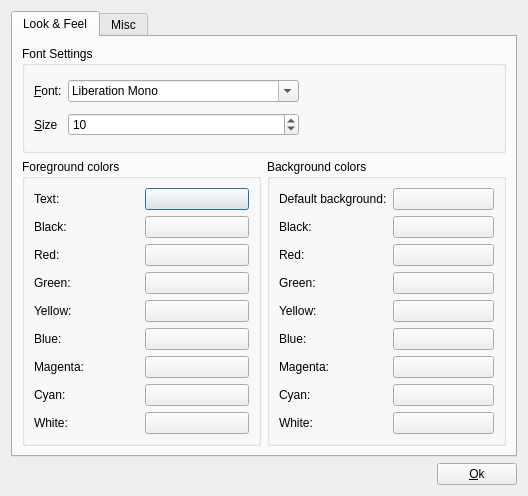
<ui version="4.0" >
 <class>UserPreferences</class>
 <widget class="QDialog" name="UserPreferences" >
  <property name="geometry" >
   <rect>
    <x>0</x>
    <y>0</y>
    <width>528</width>
    <height>496</height>
   </rect>
  </property>
  <property name="windowTitle" >
   <string>Edit Preferences</string>
  </property>
  <property name="windowIcon" >
   <iconset resource="../icons.qrc" >:/icons/icon.svg</iconset>
  </property>
  <layout class="QVBoxLayout" >
   <item>
    <widget class="QTabWidget" name="tabWidget" >
     <property name="currentIndex" >
      <number>0</number>
     </property>
     <widget class="QWidget" name="appearance" >
      <attribute name="title" >
       <string>Look &amp;&amp; Feel</string>
      </attribute>
      <layout class="QVBoxLayout" >
       <item>
        <widget class="QGroupBox" name="groupBox_2" >
         <property name="title" >
          <string>Font Settings</string>
         </property>
         <layout class="QHBoxLayout" >
          <item>
           <layout class="QGridLayout" >
            <item row="0" column="0" >
             <widget class="QLabel" name="label" >
              <property name="text" >
               <string>&amp;Font:</string>
              </property>
              <property name="buddy" >
               <cstring>m_fontComboBox</cstring>
              </property>
             </widget>
            </item>
            <item row="0" column="1" >
             <widget class="QFontComboBox" name="m_fontComboBox" >
              <property name="currentFont" >
               <font>
                <family>Courier New</family>
               </font>
              </property>
             </widget>
            </item>
            <item row="1" column="0" >
             <widget class="QLabel" name="label_3" >
              <property name="text" >
               <string>&amp;Size</string>
              </property>
              <property name="buddy" >
               <cstring>m_fontSize</cstring>
              </property>
             </widget>
            </item>
            <item row="1" column="1" >
             <widget class="QSpinBox" name="m_fontSize" >
              <property name="minimum" >
               <number>4</number>
              </property>
              <property name="maximum" >
               <number>22</number>
              </property>
              <property name="value" >
               <number>10</number>
              </property>
             </widget>
            </item>
           </layout>
          </item>
          <item>
           <spacer>
            <property name="orientation" >
             <enum>Qt::Horizontal</enum>
            </property>
            <property name="sizeHint" >
             <size>
              <width>40</width>
              <height>20</height>
             </size>
            </property>
           </spacer>
          </item>
         </layout>
        </widget>
       </item>
       <item>
        <layout class="QHBoxLayout" >
         <item>
          <widget class="QGroupBox" name="mp_foregroundGrpBox" >
           <property name="title" >
            <string>Foreground colors</string>
           </property>
           <layout class="QGridLayout" >
            <item row="0" column="0" >
             <widget class="QLabel" name="label_4" >
              <property name="text" >
               <string>Text:</string>
              </property>
             </widget>
            </item>
            <item row="0" column="1" >
             <widget class="ColorButton" name="mp_color0_39Btn" >
              <property name="toolTip" >
               <string>Click to select a different color</string>
              </property>
              <property name="text" >
               <string/>
              </property>
             </widget>
            </item>
            <item row="1" column="0" >
             <widget class="QLabel" name="label_13" >
              <property name="text" >
               <string>Black:</string>
              </property>
             </widget>
            </item>
            <item row="1" column="1" >
             <widget class="ColorButton" name="mp_color30Btn" >
              <property name="toolTip" >
               <string>Click to select a different color</string>
              </property>
              <property name="text" >
               <string/>
              </property>
             </widget>
            </item>
            <item row="2" column="0" >
             <widget class="QLabel" name="label_5" >
              <property name="text" >
               <string>Red:</string>
              </property>
             </widget>
            </item>
            <item row="2" column="1" >
             <widget class="ColorButton" name="mp_color31Btn" >
              <property name="toolTip" >
               <string>Click to select a different color</string>
              </property>
              <property name="text" >
               <string/>
              </property>
             </widget>
            </item>
            <item row="3" column="0" >
             <widget class="QLabel" name="label_8" >
              <property name="text" >
               <string>Green:</string>
              </property>
             </widget>
            </item>
            <item row="3" column="1" >
             <widget class="ColorButton" name="mp_color32Btn" >
              <property name="toolTip" >
               <string>Click to select a different color</string>
              </property>
              <property name="text" >
               <string/>
              </property>
             </widget>
            </item>
            <item row="4" column="0" >
             <widget class="QLabel" name="label_2" >
              <property name="text" >
               <string>Yellow:</string>
              </property>
             </widget>
            </item>
            <item row="4" column="1" >
             <widget class="ColorButton" name="mp_color33Btn" >
              <property name="toolTip" >
               <string>Click to select a different color</string>
              </property>
              <property name="text" >
               <string/>
              </property>
             </widget>
            </item>
            <item row="5" column="0" >
             <widget class="QLabel" name="label_9" >
              <property name="text" >
               <string>Blue:</string>
              </property>
             </widget>
            </item>
            <item row="5" column="1" >
             <widget class="ColorButton" name="mp_color34Btn" >
              <property name="toolTip" >
               <string>Click to select a different color</string>
              </property>
              <property name="text" >
               <string/>
              </property>
             </widget>
            </item>
            <item row="6" column="0" >
             <widget class="QLabel" name="label_10" >
              <property name="text" >
               <string>Magenta:</string>
              </property>
             </widget>
            </item>
            <item row="6" column="1" >
             <widget class="ColorButton" name="mp_color35Btn" >
              <property name="toolTip" >
               <string>Click to select a different color</string>
              </property>
              <property name="text" >
               <string/>
              </property>
             </widget>
            </item>
            <item row="7" column="0" >
             <widget class="QLabel" name="label_11" >
              <property name="text" >
               <string>Cyan:</string>
              </property>
             </widget>
            </item>
            <item row="7" column="1" >
             <widget class="ColorButton" name="mp_color36Btn" >
              <property name="toolTip" >
               <string>Click to select a different color</string>
              </property>
              <property name="text" >
               <string/>
              </property>
             </widget>
            </item>
            <item row="8" column="0" >
             <widget class="QLabel" name="label_12" >
              <property name="text" >
               <string>White:</string>
              </property>
             </widget>
            </item>
            <item row="8" column="1" >
             <widget class="ColorButton" name="mp_color37Btn" >
              <property name="toolTip" >
               <string>Click to select a different color</string>
              </property>
              <property name="text" >
               <string/>
              </property>
             </widget>
            </item>
           </layout>
          </widget>
         </item>
         <item>
          <widget class="QGroupBox" name="mp_backgroundGrpBox" >
           <property name="title" >
            <string>Background colors</string>
           </property>
           <layout class="QGridLayout" >
            <item row="0" column="0" >
             <widget class="QLabel" name="label_6" >
              <property name="text" >
               <string>Default background:</string>
              </property>
             </widget>
            </item>
            <item row="0" column="1" >
             <widget class="ColorButton" name="mp_color0_49Btn" >
              <property name="toolTip" >
               <string>Click to select a different color</string>
              </property>
              <property name="text" >
               <string/>
              </property>
             </widget>
            </item>
            <item row="1" column="0" >
             <widget class="QLabel" name="label_19" >
              <property name="text" >
               <string>Black:</string>
              </property>
             </widget>
            </item>
            <item row="1" column="1" >
             <widget class="ColorButton" name="mp_color40Btn" >
              <property name="toolTip" >
               <string>Click to select a different color</string>
              </property>
              <property name="text" >
               <string/>
              </property>
             </widget>
            </item>
            <item row="2" column="0" >
             <widget class="QLabel" name="label_7" >
              <property name="text" >
               <string>Red:</string>
              </property>
             </widget>
            </item>
            <item row="2" column="1" >
             <widget class="ColorButton" name="mp_color41Btn" >
              <property name="toolTip" >
               <string>Click to select a different color</string>
              </property>
              <property name="text" >
               <string/>
              </property>
             </widget>
            </item>
            <item row="3" column="0" >
             <widget class="QLabel" name="label_17" >
              <property name="text" >
               <string>Green:</string>
              </property>
             </widget>
            </item>
            <item row="3" column="1" >
             <widget class="ColorButton" name="mp_color42Btn" >
              <property name="toolTip" >
               <string>Click to select a different color</string>
              </property>
              <property name="text" >
               <string/>
              </property>
             </widget>
            </item>
            <item row="4" column="0" >
             <widget class="QLabel" name="label_20" >
              <property name="text" >
               <string>Yellow:</string>
              </property>
             </widget>
            </item>
            <item row="4" column="1" >
             <widget class="ColorButton" name="mp_color43Btn" >
              <property name="toolTip" >
               <string>Click to select a different color</string>
              </property>
              <property name="text" >
               <string/>
              </property>
             </widget>
            </item>
            <item row="5" column="0" >
             <widget class="QLabel" name="label_15" >
              <property name="text" >
               <string>Blue:</string>
              </property>
             </widget>
            </item>
            <item row="5" column="1" >
             <widget class="ColorButton" name="mp_color44Btn" >
              <property name="toolTip" >
               <string>Click to select a different color</string>
              </property>
              <property name="text" >
               <string/>
              </property>
             </widget>
            </item>
            <item row="6" column="0" >
             <widget class="QLabel" name="label_18" >
              <property name="text" >
               <string>Magenta:</string>
              </property>
             </widget>
            </item>
            <item row="6" column="1" >
             <widget class="ColorButton" name="mp_color45Btn" >
              <property name="toolTip" >
               <string>Click to select a different color</string>
              </property>
              <property name="text" >
               <string/>
              </property>
             </widget>
            </item>
            <item row="7" column="0" >
             <widget class="QLabel" name="label_16" >
              <property name="text" >
               <string>Cyan:</string>
              </property>
             </widget>
            </item>
            <item row="7" column="1" >
             <widget class="ColorButton" name="mp_color46Btn" >
              <property name="toolTip" >
               <string>Click to select a different color</string>
              </property>
              <property name="text" >
               <string/>
              </property>
             </widget>
            </item>
            <item row="8" column="0" >
             <widget class="QLabel" name="label_14" >
              <property name="text" >
               <string>White:</string>
              </property>
             </widget>
            </item>
            <item row="8" column="1" >
             <widget class="ColorButton" name="mp_color47Btn" >
              <property name="toolTip" >
               <string>Click to select a different color</string>
              </property>
              <property name="text" >
               <string/>
              </property>
             </widget>
            </item>
           </layout>
          </widget>
         </item>
        </layout>
       </item>
      </layout>
     </widget>
     <widget class="QWidget" name="tab_2" >
      <attribute name="title" >
       <string>Misc</string>
      </attribute>
      <layout class="QVBoxLayout" >
       <item>
        <layout class="QHBoxLayout" >
         <item>
          <widget class="QLabel" name="label_21" >
           <property name="text" >
            <string>Cursor Color:</string>
           </property>
          </widget>
         </item>
         <item>
          <widget class="ColorButton" name="mp_cursorColorBtn" >
           <property name="toolTip" >
            <string>Click to select a different color</string>
           </property>
           <property name="text" >
            <string/>
           </property>
          </widget>
         </item>
        </layout>
       </item>
      </layout>
     </widget>
    </widget>
   </item>
   <item>
    <layout class="QHBoxLayout" >
     <item>
      <spacer>
       <property name="orientation" >
        <enum>Qt::Horizontal</enum>
       </property>
       <property name="sizeHint" >
        <size>
         <width>40</width>
         <height>20</height>
        </size>
       </property>
      </spacer>
     </item>
     <item>
      <widget class="QPushButton" name="m_okBtn" >
       <property name="text" >
        <string>&amp;Ok</string>
       </property>
      </widget>
     </item>
    </layout>
   </item>
  </layout>
 </widget>
 <customwidgets>
  <customwidget>
   <class>ColorButton</class>
   <extends>QPushButton</extends>
   <header>ColorButton.h</header>
  </customwidget>
 </customwidgets>
 <resources>
  <include location="../icons.qrc" />
 </resources>
 <connections>
  <connection>
   <sender>m_okBtn</sender>
   <signal>clicked()</signal>
   <receiver>UserPreferences</receiver>
   <slot>hide()</slot>
   <hints>
    <hint type="sourcelabel" >
     <x>479</x>
     <y>473</y>
    </hint>
    <hint type="destinationlabel" >
     <x>263</x>
     <y>247</y>
    </hint>
   </hints>
  </connection>
 </connections>
</ui>
